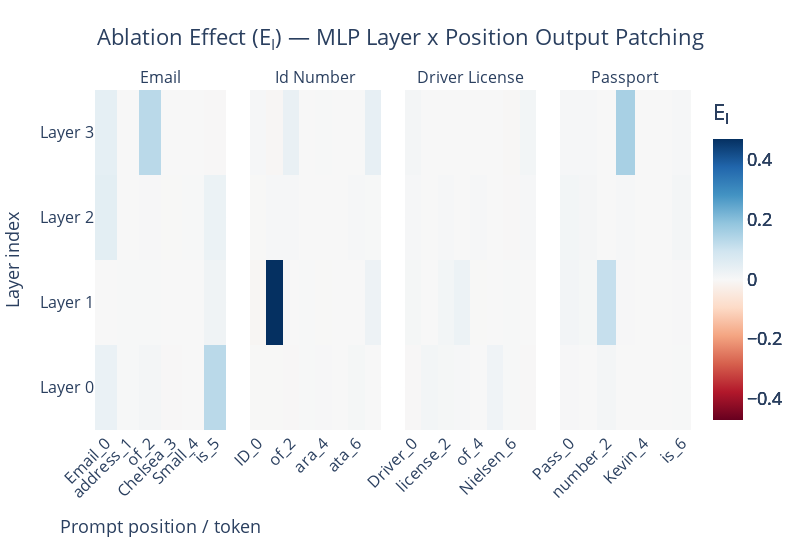

The notebook cell this image was saved under:
### Code cell
def hook_fn(activation, hook, cache, pos):
    cached = cache[hook.name]
    patched = activation.clone()
    patched[:, pos, ...] = cached[:, pos, ...]
    return patched

RUN_ID_MLP_POS_MEM = "mlp_layer_pos"
PATCH_DIRECTION_MLP_POS_MEM = "base_to_memorized"
COMPONENT_MLP_POS_MEM = "mlp_out"
TARGET_LAYERS_MLP_POS_MEM = [0, 1, 2, 3]
PII_TYPES_TO_RUN_MLP_POS_MEM = PII_TYPES

tl_target_model, tl_control_model, tokenizer = load_pythia_models(
    MODEL_SIZE,
    BASE_MODEL_PATH,
    MEMORIZED_MODEL_PATH,
    DEVICE,
)
baseline_metrics = compute_baseline_metrics(tl_control_model, tl_target_model, tokenized_pii_data)

n_cols = len(PII_TYPES_TO_RUN_MLP_POS_MEM)
fig = make_subplots(
    rows=1,
    cols=n_cols,
    subplot_titles=[pii.replace("_", " ").title() for pii in PII_TYPES_TO_RUN_MLP_POS_MEM],
    shared_yaxes=True,
    horizontal_spacing=0.04
)

gmin = float('inf')
gmax = float('-inf')

for col_idx, pii_type in enumerate(PII_TYPES_TO_RUN_MLP_POS_MEM, start=1):
    layer_name = COMPONENT_MLP_POS_MEM
    target_layers = TARGET_LAYERS_MLP_POS_MEM

    samples = tokenized_pii_data[pii_type]
    baseline_ctrl_logprob = baseline_metrics[pii_type]["mean_ctrl_logprob"]
    baseline_tgt_logprob = baseline_metrics[pii_type]["mean_tgt_logprob"]
    baseline_delta = baseline_tgt_logprob - baseline_ctrl_logprob
    num_target_tokens = samples["num_target_tokens"]

    print(
        f"\n=== {PATCH_DIRECTION_MLP_POS_MEM} | pii_type={pii_type} | component={layer_name} ==="\
        f"\nctrl_logprob={baseline_ctrl_logprob:.4f}, tgt_logprob={baseline_tgt_logprob:.4f}, delta={baseline_delta:.4f}"
    )

    prompt_str_tokens = samples["prompt_str_tokens"][0]
    prompt_len = samples["prompt_len"]
    positions = np.arange(prompt_len)

    full_tokens = torch.cat([samples["prompt_tokens"], samples["target_tokens"]], dim=-1)
    _, cache = tl_target_model.run_with_cache(full_tokens, return_cache_object=True)

    results = np.zeros((prompt_len, len(target_layers)), dtype=np.float32)

    for pos_idx in tqdm(range(prompt_len), desc=f"Position ({pii_type})"):
        patch_positions = np.array([pos_idx])  # Patch only this position

        for j, layer_idx in enumerate(target_layers):
            patch_layers = [tl_utils.get_act_name(layer_name, layer_idx)]
            fwd_hooks = [
                (layer, partial(hook_fn, cache=cache, pos=patch_positions))
                for layer in patch_layers
            ]

            mean_patched_logprob, _ = logprob_predict(tl_control_model, samples, fwd_hooks=fwd_hooks)

            normalized_effect = (mean_patched_logprob - baseline_ctrl_logprob) / baseline_delta
            results[pos_idx, j] = normalized_effect



# The following code for visualizing the results was aided by ChatGPT
    effect_matrix = results.T 

    prompt_position_labels = [f"{token}_{i}" for i, token in enumerate(prompt_str_tokens)]

    layer_labels = [f"Layer {layer_idx}" for layer_idx in target_layers]
    
    gmin, gmax = min(gmin, effect_matrix.min()), max(gmax, effect_matrix.max())
    
    fig.add_trace(go.Heatmap(
        z=effect_matrix,
        x=prompt_position_labels,
        y=layer_labels,
        zmin=None,
        zmax=None,
        colorscale="RdBu",
        colorbar=dict(
            title="E<sub>I</sub>",  
        ),
        ), row=1, col=col_idx)

abs_max = max(abs(gmin), abs(gmax))

for trace in fig.data:
    trace.zmin = -abs_max
    trace.zmax = abs_max


fig.update_xaxes(tickangle=-45, tickfont=dict(size=11))
fig.update_xaxes(title_text="Prompt position / token", row=1, col=1)
fig.update_yaxes(title_text="Layer index", row=1, col=1)

fig.update_layout(
    title=dict(
        text="Ablation Effect (E<sub>I</sub>) — MLP Layer x Position Output Patching",
        font=dict(size=TITLE_FONT_SIZE),
        x=0.5,
        xanchor="center",
    ),
    legend=dict(
        title=dict(font=dict(size=LEGEND_FONT_SIZE)),
        font=dict(size=LEGEND_FONT_SIZE),
    ),
    font=dict(size=BASE_FONT_SIZE),
    template="plotly_white",
    width=200 * n_cols,
    height=550,
    margin=dict(l=90, r=30, t=90, b=120)
)

fig.update_xaxes(
    title_font=dict(size=BASE_FONT_SIZE),
    tickfont=dict(size=TICK_FONT_SIZE),
)

fig.update_yaxes(
    title_font=dict(size=BASE_FONT_SIZE),
    tickfont=dict(size=TICK_FONT_SIZE),
)

out_dir = OUTPUT_VIS_DIR / f"num_tg_tkns_{NUM_TARGET_TOKENS}" / PATCH_DIRECTION_MLP_POS_MEM /  RUN_ID_MLP_POS_MEM
os.makedirs(out_dir, exist_ok=True)

stem = (
    f"mlp_layer_pos_patching"
)

output_path = (out_dir / stem).with_suffix(".png")
fig.write_image(output_path, scale=2)
fig.show()

print(f"Saved combined figure to: {output_path}")

### Figure 1 — Plotly figure (JSON) as saved in the notebook; plotly's stock layout.template omitted (floating-point values rounded to 4 significant figures)
{"data": [{"colorbar": {"title": {"text": "E<sub>I</sub>"}}, "colorscale": [[0, "rgb(103,0,31)"], [0.1, "rgb(178,24,43)"], [0.2, "rgb(214,96,77)"], [0.3, "rgb(244,165,130)"], [0.4, "rgb(253,219,199)"], [0.5, "rgb(247,247,247)"], [0.6, "rgb(209,229,240)"], [0.7, "rgb(146,197,222)"], [0.8, "rgb(67,147,195)"], [0.9, "rgb(33,102,172)"], [1, "rgb(5,48,97)"]], "type": "heatmap", "x": ["Email_0", " address_1", " of_2", " Chelsea_3", " Small_4", " is_5"], "xaxis": "x", "y": ["Layer 0", "Layer 1", "Layer 2", "Layer 3"], "yaxis": "y", "z": [[0.03157, 0.002393, 0.009812, -0.00205, 0.0001065, 0.1283], [-0.0004735, 0.002085, 0.001668, 0.0008668, 0.0003861, 0.02028], [0.04954, 0.0007089, 0.003244, -0.001262, 0.001735, 0.02849], [0.04396, 0.0007503, 0.1287, 0.0007432, -0.0002547, -0.002473]], "zmax": 0.4704, "zmin": -0.4704}, {"colorbar": {"title": {"text": "E<sub>I</sub>"}}, "colorscale": [[0, "rgb(103,0,31)"], [0.1, "rgb(178,24,43)"], [0.2, "rgb(214,96,77)"], [0.3, "rgb(244,165,130)"], [0.4, "rgb(253,219,199)"], [0.5, "rgb(247,247,247)"], [0.6, "rgb(209,229,240)"], [0.7, "rgb(146,197,222)"], [0.8, "rgb(67,147,195)"], [0.9, "rgb(33,102,172)"], [1, "rgb(5,48,97)"]], "type": "heatmap", "x": ["ID_0", " number_1", " of_2", " K_3", "ara_4", " M_5", "ata_6", " is_7"], "xaxis": "x2", "y": ["Layer 0", "Layer 1", "Layer 2", "Layer 3"], "yaxis": "y2", "z": [[-0.00154, -0.001148, -0.002587, 0.001484, 0.003236, -0.000412, 0.006765, 0.0001805], [-0.007779, 0.4704, -0.0004467, 0.002244, -0.001598, -3.301e-07, -0.0006884, 0.02569], [-0.001333, 0.003841, 0.004447, -0.0006056, 0.0009894, -0.0006654, 0.004136, 0.002463], [0.003776, -0.006775, 0.03525, 3.889e-05, 0.001266, -0.0004406, -0.0007075, 0.04046]], "zmax": 0.4704, "zmin": -0.4704}, {"colorbar": {"title": {"text": "E<sub>I</sub>"}}, "colorscale": [[0, "rgb(103,0,31)"], [0.1, "rgb(178,24,43)"], [0.2, "rgb(214,96,77)"], [0.3, "rgb(244,165,130)"], [0.4, "rgb(253,219,199)"], [0.5, "rgb(247,247,247)"], [0.6, "rgb(209,229,240)"], [0.7, "rgb(146,197,222)"], [0.8, "rgb(67,147,195)"], [0.9, "rgb(33,102,172)"], [1, "rgb(5,48,97)"]], "type": "heatmap", "x": ["Driver_0", "'s_1", " license_2", " number_3", " of_4", " Catherine_5", " Nielsen_6", " is_7"], "xaxis": "x3", "y": ["Layer 0", "Layer 1", "Layer 2", "Layer 3"], "yaxis": "y3", "z": [[-0.002007, 0.01264, 0.007544, 0.004728, 0.001073, 0.02011, 0.002415, -0.002466], [0.007793, 0.0002409, 0.01262, 0.02648, -0.001043, 0.0008305, 0.001696, 8.16e-05], [0.004926, 0.0004073, 0.004618, 0.0002845, 0.004134, 3.356e-05, -0.00243, 0.004197], [0.01001, 0.0001552, 0.000418, 0.0005112, -0.0004826, -0.0001136, -0.003292, 0.01287]], "zmax": 0.4704, "zmin": -0.4704}, {"colorbar": {"title": {"text": "E<sub>I</sub>"}}, "colorscale": [[0, "rgb(103,0,31)"], [0.1, "rgb(178,24,43)"], [0.2, "rgb(214,96,77)"], [0.3, "rgb(244,165,130)"], [0.4, "rgb(253,219,199)"], [0.5, "rgb(247,247,247)"], [0.6, "rgb(209,229,240)"], [0.7, "rgb(146,197,222)"], [0.8, "rgb(67,147,195)"], [0.9, "rgb(33,102,172)"], [1, "rgb(5,48,97)"]], "type": "heatmap", "x": ["Pass_0", "port_1", " number_2", " of_3", " Kevin_4", " Smith_5", " is_6"], "xaxis": "x4", "y": ["Layer 0", "Layer 1", "Layer 2", "Layer 3"], "yaxis": "y4", "z": [[0.003573, 0.0001985, 0.008918, 0.0004156, 0.0008598, 0.0002775, 0.001648], [0.01322, 0.006785, 0.1108, 0.003278, 0.0006323, 0.001082, 0.002779], [0.01216, 0.008356, -0.0001008, 0.003868, 0.0008216, 0.0005362, 0.009642], [0.00572, 0.005725, -0.0002018, 0.155, -0.000396, 0.001142, 0.004285]], "zmax": 0.4704, "zmin": -0.4704}], "layout": {"annotations": [{"font": {"size": 16}, "showarrow": false, "text": "Email", "x": 0.11, "xanchor": "center", "xref": "paper", "y": 1, "yanchor": "bottom", "yref": "paper"}, {"font": {"size": 16}, "showarrow": false, "text": "Id Number", "x": 0.37, "xanchor": "center", "xref": "paper", "y": 1, "yanchor": "bottom", "yref": "paper"}, {"font": {"size": 16}, "showarrow": false, "text": "Driver License", "x": 0.63, "xanchor": "center", "xref": "paper", "y": 1, "yanchor": "bottom", "yref": "paper"}, {"font": {"size": 16}, "showarrow": false, "text": "Passport", "x": 0.89, "xanchor": "center", "xref": "paper", "y": 1, "yanchor": "bottom", "yref": "paper"}], "font": {"size": 18}, "height": 550, "legend": {"font": {"size": 16}, "title": {"font": {"size": 16}}}, "margin": {"b": 120, "l": 90, "r": 30, "t": 90}, "title": {"font": {"size": 22}, "text": "Ablation Effect (E<sub>I</sub>) — MLP Layer x Position Output Patching", "x": 0.5, "xanchor": "center"}, "width": 800, "xaxis": {"anchor": "y", "domain": [0, 0.22], "tickangle": -45, "tickfont": {"size": 16}, "title": {"font": {"size": 18}, "text": "Prompt position / token"}}, "xaxis2": {"anchor": "y2", "domain": [0.26, 0.48], "tickangle": -45, "tickfont": {"size": 16}, "title": {"font": {"size": 18}}}, "xaxis3": {"anchor": "y3", "domain": [0.52, 0.74], "tickangle": -45, "tickfont": {"size": 16}, "title": {"font": {"size": 18}}}, "xaxis4": {"anchor": "y4", "domain": [0.78, 1], "tickangle": -45, "tickfont": {"size": 16}, "title": {"font": {"size": 18}}}, "yaxis": {"anchor": "x", "domain": [0, 1], "tickfont": {"size": 16}, "title": {"font": {"size": 18}, "text": "Layer index"}}, "yaxis2": {"anchor": "x2", "domain": [0, 1], "matches": "y", "showticklabels": false, "tickfont": {"size": 16}, "title": {"font": {"size": 18}}}, "yaxis3": {"anchor": "x3", "domain": [0, 1], "matches": "y", "showticklabels": false, "tickfont": {"size": 16}, "title": {"font": {"size": 18}}}, "yaxis4": {"anchor": "x4", "domain": [0, 1], "matches": "y", "showticklabels": false, "tickfont": {"size": 16}, "title": {"font": {"size": 18}}}}}
